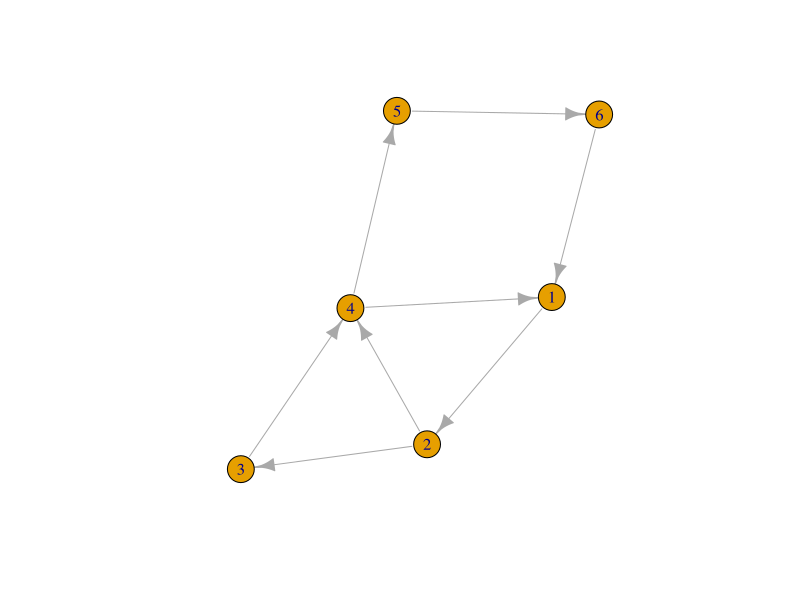

Recreate this plot in R.
install.packages('igraph')
library(igraph)
a = make_graph(c(1, 2, 2, 3, 3, 4, 5, 6, 4,1, 2,4, 4,5, 6,1), directed = TRUE)
plot(a)